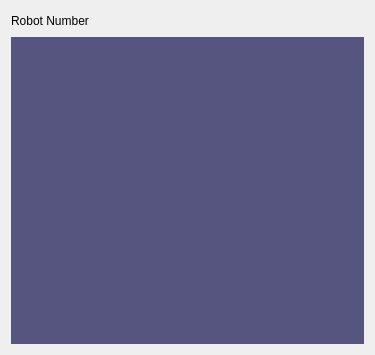
<?xml version="1.0" encoding="UTF-8"?>
<ui version="4.0">
 <class>singleRobotWidget</class>
 <widget class="QWidget" name="singleRobotWidget">
  <property name="geometry">
   <rect>
    <x>0</x>
    <y>0</y>
    <width>375</width>
    <height>355</height>
   </rect>
  </property>
  <property name="windowTitle">
   <string>Form</string>
  </property>
  <layout class="QGridLayout" name="gridLayout_2">
   <item row="0" column="0">
    <layout class="QGridLayout" name="gridLayout">
     <item row="0" column="0">
      <widget class="QLabel" name="label">
       <property name="maximumSize">
        <size>
         <width>16777215</width>
         <height>20</height>
        </size>
       </property>
       <property name="text">
        <string>Robot Number</string>
       </property>
      </widget>
     </item>
     <item row="1" column="0">
      <widget class="QLabel" name="label_2">
       <property name="minimumSize">
        <size>
         <width>200</width>
         <height>200</height>
        </size>
       </property>
       <property name="baseSize">
        <size>
         <width>0</width>
         <height>0</height>
        </size>
       </property>
       <property name="autoFillBackground">
        <bool>false</bool>
       </property>
       <property name="styleSheet">
        <string notr="true">QLabel { background-color : rgb(85, 85, 127); color : blue; }</string>
       </property>
       <property name="text">
        <string/>
       </property>
      </widget>
     </item>
    </layout>
   </item>
  </layout>
 </widget>
 <resources/>
 <connections/>
</ui>
